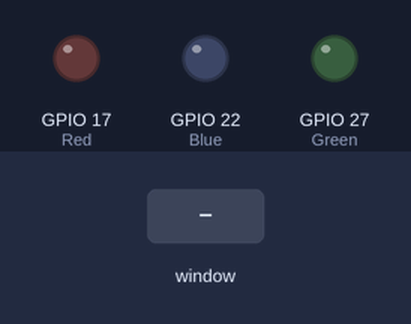
Recording of a program running on a simulated Raspberry Pi (BCM pin numbers). Parts: output pins drawn as LEDs (lit = HIGH). The inputs (shaded band) are chosen by the test bench. The desktop window is not drawn, its controls go by their first labels and the mouse button is held 0.15 s. At 5.8 s the program stops and its outputs stay as they are.

Above: at 1.2 s.
1.3 s: control labelled "Red" in the window clicked
At 2.3 s:
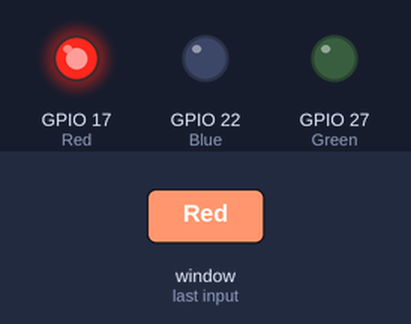
2.8 s: control labelled "Green" in the window clicked
At 3.5 s:
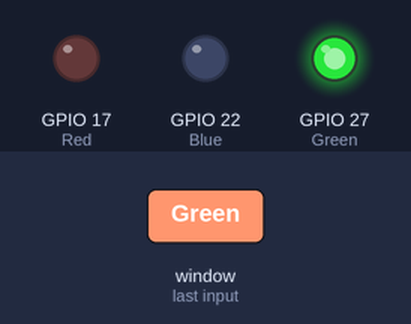
4.3 s: control labelled "Blue" in the window clicked
At 4.6 s:
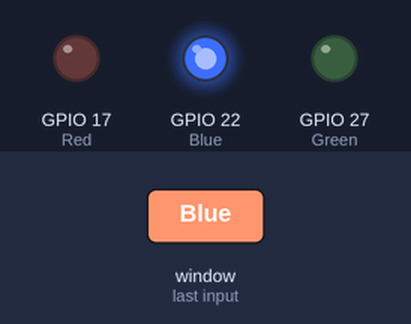
5.8 s: control labelled "Exit" in the window clicked
At 7.0 s:
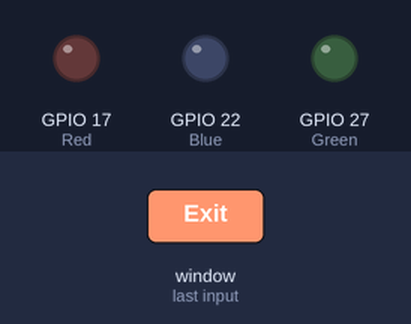
Timing chart, 0 to 7.3 s (numbered marks = the images above; inputs shaded):
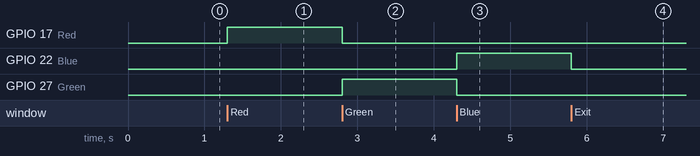

Measured:
- after the input at 1.3 s, GPIO 17 (Red): LOW → HIGH at once
- after the input at 2.8 s, GPIO 17 (Red): HIGH → LOW at once; GPIO 27 (Green): LOW → HIGH at once
- after the input at 4.3 s, GPIO 22 (Blue): LOW → HIGH at once; GPIO 27 (Green): HIGH → LOW at once
- after the input at 5.8 s, GPIO 22 (Blue): HIGH → LOW at once

The program:

led_controller.py
```python
import RPi.GPIO as GPIO
from tkinter import Tk, Radiobutton, Button, StringVar, W

# GPIO pins setup
GPIO.setmode(GPIO.BCM)
LED_PINS = {
    "Red": 17,
    "Green": 27,
    "Blue": 22
}
for pin in LED_PINS.values():
    GPIO.setup(pin, GPIO.OUT)
    GPIO.output(pin, GPIO.LOW)

# Function to control LEDs
def control_led(color):
    for led_color, pin in LED_PINS.items():
        GPIO.output(pin, GPIO.HIGH if led_color == color else GPIO.LOW)

# GUI setup buttons to control LED
root = Tk()
root.title("LED Controller")

selected_color = StringVar()
selected_color.set("Off")

Radiobutton(root, text="Red", variable=selected_color, value="Red", command=lambda: control_led("Red")).grid(row=0, column=0, sticky=W)
Radiobutton(root, text="Green", variable=selected_color, value="Green", command=lambda: control_led("Green")).grid(row=1, column=0, sticky=W)
Radiobutton(root, text="Blue", variable=selected_color, value="Blue", command=lambda: control_led("Blue")).grid(row=2, column=0, sticky=W)

def exit_program():
    GPIO.cleanup()
    root.destroy()

Button(root, text="Exit", command=exit_program).grid(row=3, column=0, sticky=W)

root.mainloop()
```
